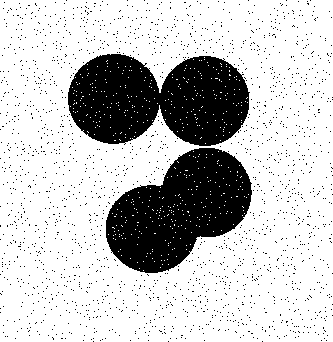
#> input picture Aula_12/img3.png, 333 x 342 px, found by its file name
$ python 1.c.py
#> lines starting #> are read from the running program, lines starting #| are printed output that depends on the picture; after the words box and inside, x2 and y2 are one past the last pixel; in counts of white or black regions, pixels touching at a corner belong together

import cv2
import numpy as np
import matplotlib.pyplot as plt

input_directory = "Aula_12/img3.png"
image = cv2.imread(input_directory, cv2.IMREAD_GRAYSCALE)
#> image: shape (342, 333); 77.2% white; 1924 black regions (1922 under 20 px), largest, box (x1, y1, x2, y2) and area: (68, 54, 250, 146) 12495, (106, 148, 252, 273) 11375

elemento_estruturante = np.array([[0, 1, 0], [1, 1, 1], [0, 1, 0],], dtype=np.uint8)

erosion = cv2.erode(image, elemento_estruturante, iterations=1)
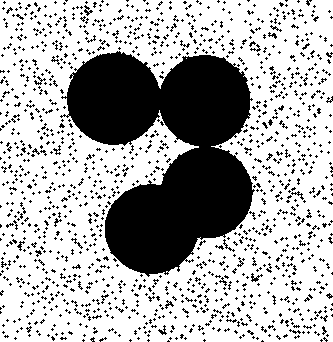
#> erosion: shape (342, 333); 68.9% white; 1332 black regions (1293 under 20 px), largest, box (x1, y1, x2, y2) and area: (60, 51, 255, 277) 25598, (251, 273, 263, 282) 43, (84, 5, 93, 16) 40

dilation = cv2.dilate(image, elemento_estruturante, iterations=1)
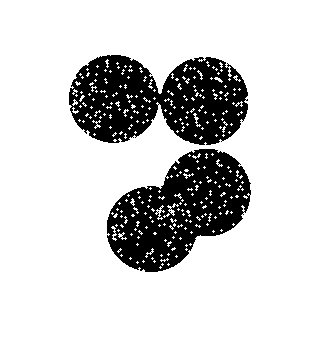
#> dilation: shape (342, 333); 81.7% white; 2 black regions, box (x1, y1, x2, y2) and area: (69, 55, 248, 145) 10838, (107, 149, 251, 272) 9977

plt.figure(figsize=(9, 3))

plt.subplot(1, 3, 1)
plt.imshow(image, cmap='gray')
plt.title('Original')
plt.axis('off')

plt.subplot(1, 3, 2)
plt.imshow(erosion, cmap='gray')
plt.title('Erosão')
plt.axis('off')

plt.subplot(1, 3, 3)
plt.imshow(dilation, cmap='gray')
plt.title('Dilatação')
plt.axis('off')
plt.show()
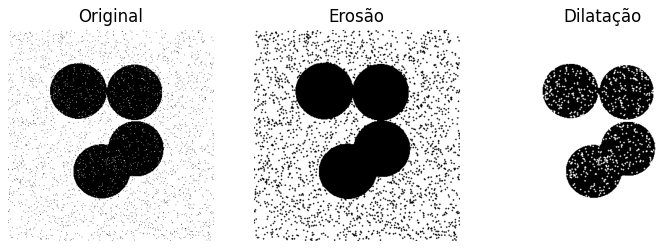
#> figure drawn by matplotlib, 3 panels

$ run again, with Aula_12/img2.png copied over Aula_12/img3.png
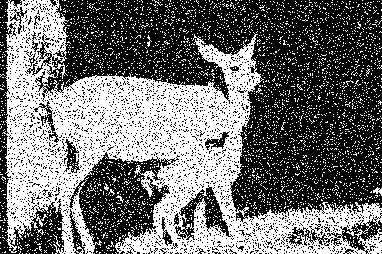
#> input picture Aula_12/img2.png, 382 x 254 px, found by its file name
#> image: shape (254, 382); 43.9% white; 3669 white regions (3663 under 20 px), largest, box (x1, y1, x2, y2) and area: (2, 0, 382, 254) 35852, (36, 214, 48, 227) 48, (373, 187, 382, 196) 42, (147, 35, 152, 47) 23, (104, 183, 109, 191) 21, (116, 195, 124, 203) 21
#> erosion: shape (254, 382); 18% white in thin lines or dots
#> `dilation = cv2.dilate(image, elemento_estruturante, iterations=1)`:
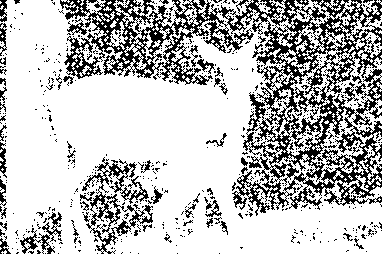
#> dilation: shape (254, 382); 73.7% white; black in thin lines or dots
#> `plt.show()`:
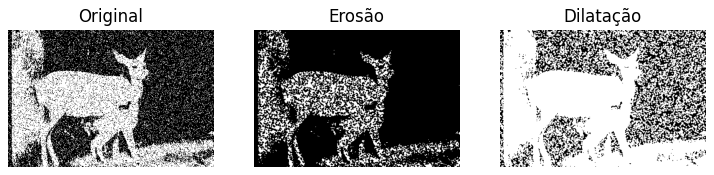
#> figure drawn by matplotlib, 3 panels
